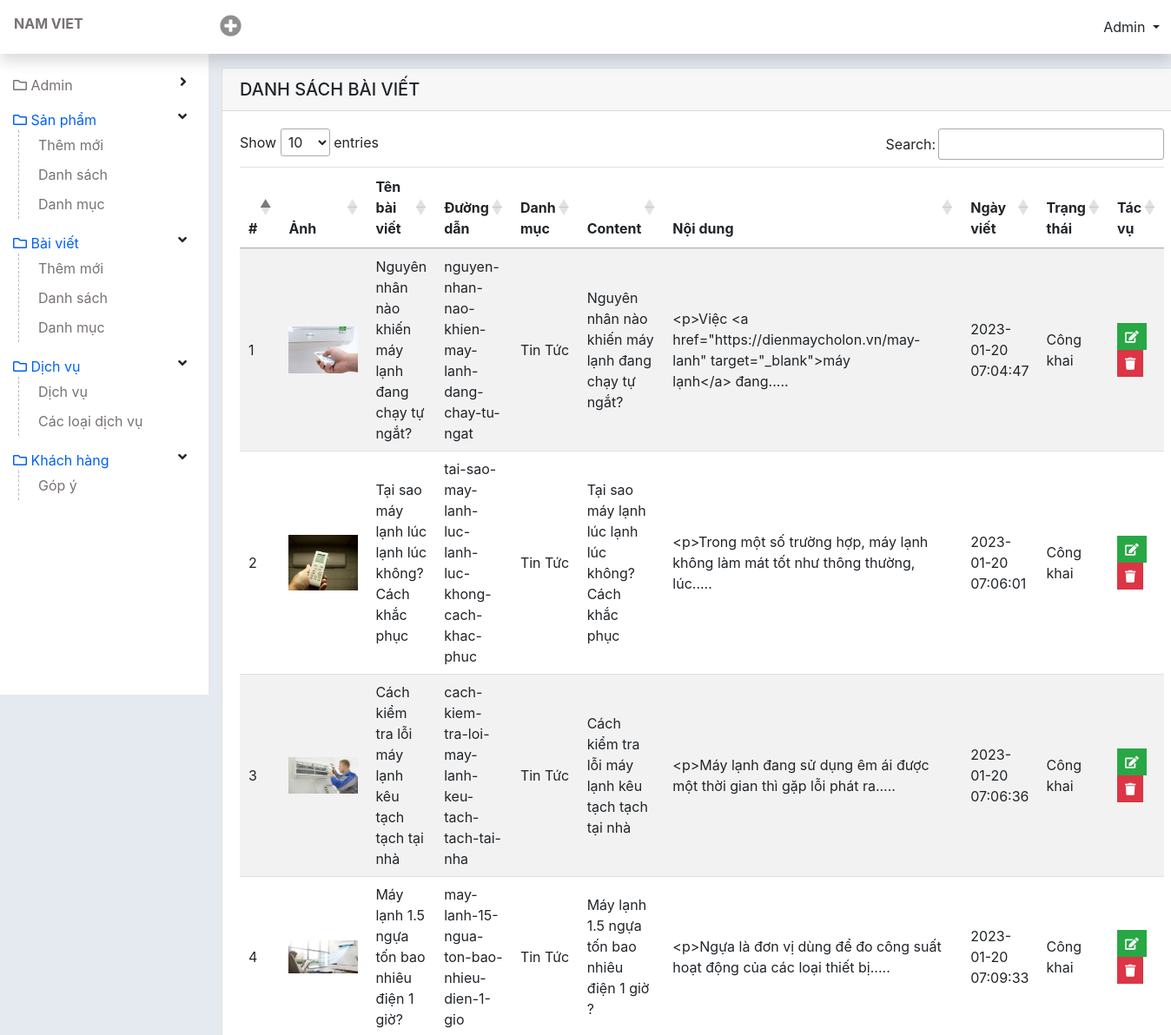
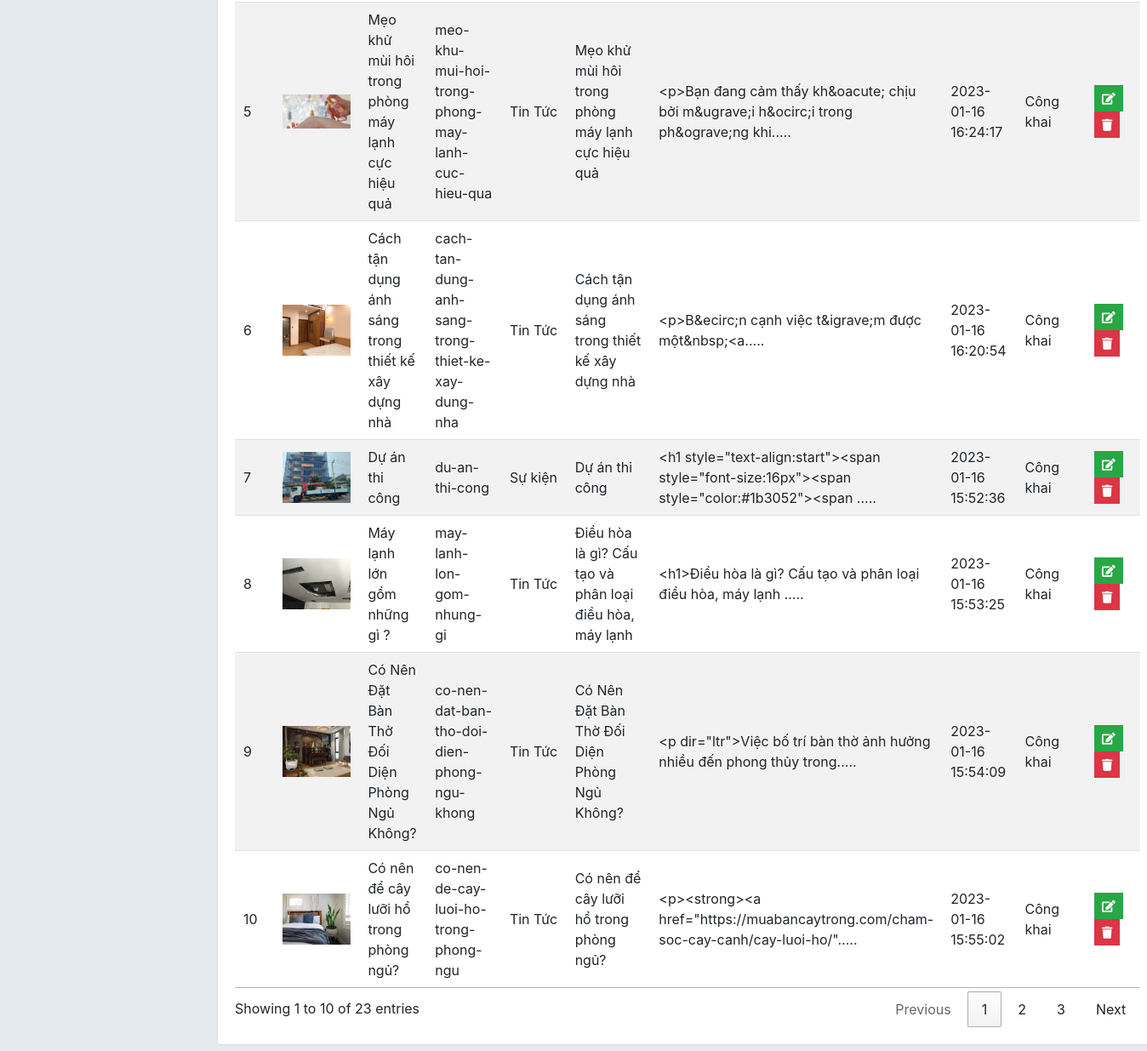
/admin/list-post.php (signed in), run on an earlier commit of the app's database (2 pictures, top to bottom).
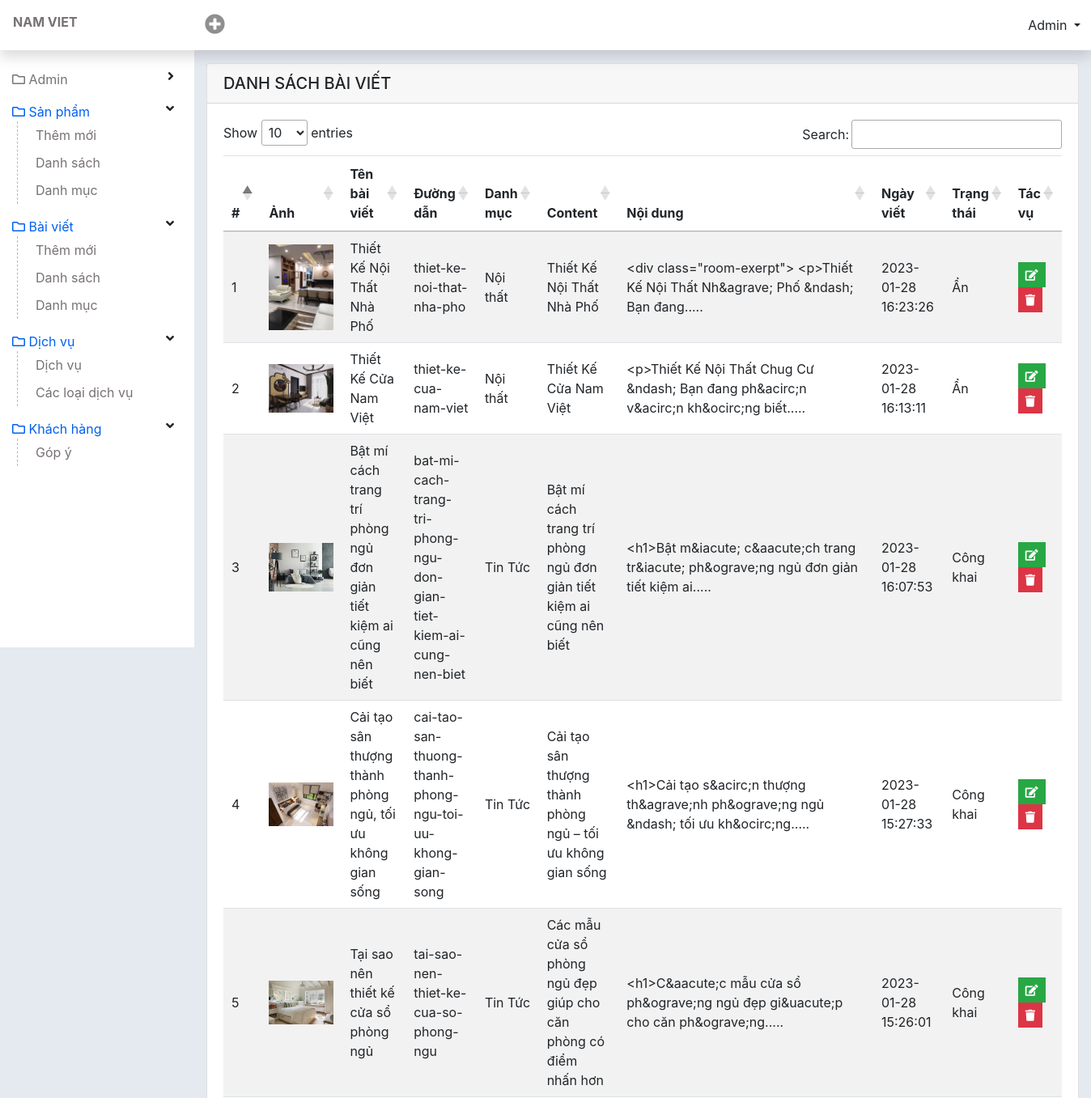
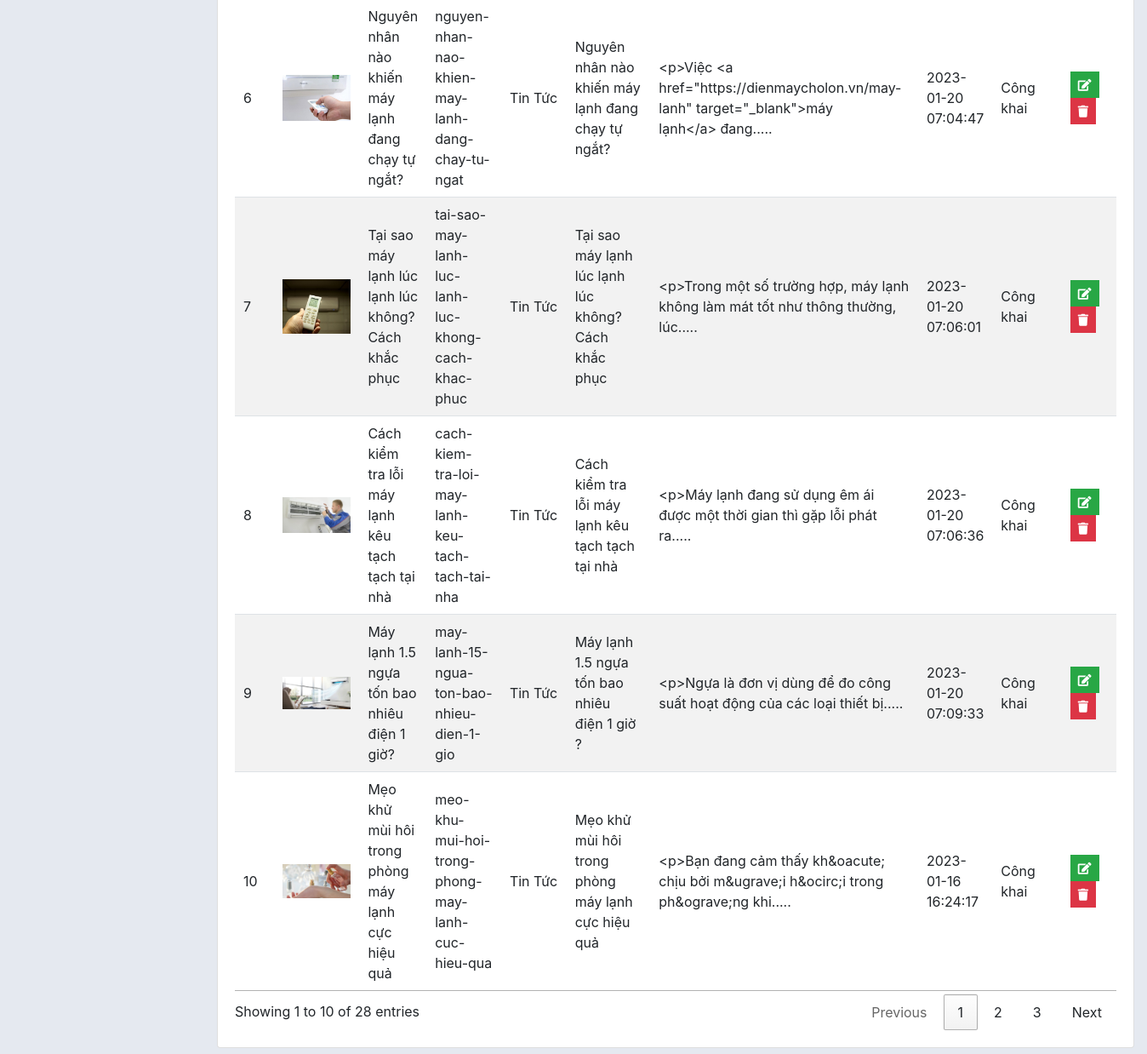
And on a later commit of the database (2 pictures, top to bottom).
### tables this page shows
CREATE TABLE `tbl_post` (
  `id` int(11) NOT NULL,
  `name` varchar(255) NOT NULL,
  `slug` varchar(255) NOT NULL,
  `cat` int(11) NOT NULL,
  `tomtat` text NOT NULL,
  `content` text NOT NULL,
  `noidung` text NOT NULL,
  `times` timestamp NOT NULL DEFAULT current_timestamp() ON UPDATE current_timestamp(),
  `img` varchar(200) NOT NULL,
  `status` int(11) NOT NULL DEFAULT 1
);

CREATE TABLE `tbl_cat_post` (
  `id` int(20) NOT NULL,
  `name` varchar(255) NOT NULL,
  `slug` varchar(255) NOT NULL,
  `position` int(11) DEFAULT NULL
);

### lib/database.php (called while the page is built, shortened)
<?php
class Database{
  public $host   = DB_HOST;
  public $user   = DB_USER;
  public $pass   = DB_PASS;
  public $dbname = DB_NAME;
  public $link;
private function connectDB(){
  $this -> link = new mysqli($this->host, $this->user, $this->pass, $this->dbname);
    mysqli_set_charset($this->link, 'UTF8');
}
public function select($query){
  $result = $this->link->query($query) or
  die($this->link->error.__LINE__);
  if($result->num_rows > 0){
    return $result;
  } else {
    return false;
  }
}
}
?>

### classes/post.php (called while the page is built, shortened)
<?php
    $filepath = realpath(dirname(__FILE__));
    include_once ($filepath. '/../lib/database.php');
    include_once ($filepath. '/../helpers/format.php');
?>
<?php
    class post {
        private $db;
        public function __construct() {
            $this->db = new Database();
        }
        public function show_post(){
            $query = "SELECT * FROM tbl_post ORDER BY id DESC";
            $result = $this->db->select($query);
            return $result;
        }
    }
?>

### classes/category.php (called while the page is built, shortened)
<?php
    $filepath = realpath(dirname(__FILE__));
    include_once ($filepath. '/../lib/database.php');
    include_once ($filepath. '/../helpers/format.php');
?>
<?php
    class category {
        private $db;
        public function __construct() {
            $this->db = new Database();
        }
        public function post_get_name_by_cat($cat_id) {
            $query =
            "SELECT tbl_post.*,tbl_cat_post.name, tbl_cat_post.id
            FROM tbl_post,tbl_cat_post
            WHERE tbl_post.cat = tbl_cat_post.id
            AND tbl_post.cat = '$cat_id' ";
            $result = $this->db->select($query);
            return $result;
        }
    }
?>

### helpers/format.php (called while the page is built, shortened)
<?php
class Format{
public function textShorten($text, $limit = 400){
   $text = $text. " ";
   $text = substr($text, 0, $limit);
   $text = substr($text, 0, strrpos($text, ' '));
   $text = $text.".....";
   return $text;
}
}
?>

### admin/list-post.php (the view, shortened to what this page needs)
<?php include 'inc/header.php';?>
<?php include '../classes/category.php';?>
<?php include '../classes/post.php';?>
<?php include_once '../helpers/format.php';?>
<?php
  $fm = new Format();
	$cat = new category();
  $ps = new post();
  $pslist = $ps -> show_post();
?>
<div id="wp-content">
  <div id="content" class="container-fluid">
    <div class="card">
      <div class="card-header font-weight-bold d-flex justify-content-between align-items-center">
        <h5 class="m-0 ">Danh sách bài viết</h5>
      </div>
      <div class="card-body">
        <table class="table table-striped table-checkall" id="table-admin">
          <thead>
            <tr>
              <th scope="col">#</th>
              <th scope="col">Ảnh</th>
              <th scope="col">Tên bài viết</th>
              <th scope="col">Đường dẫn</th>
              <th scope="col">Danh mục</th>
              <th scope="col">Content</th>
              <th scope="col">Nội dung</th>
              <th scope="col">Ngày viết</th>
              <th scope="col">Trạng thái</th>
              <th scope="col">Tác vụ</th>
            </tr>
          </thead>
          <tbody>
            <?php
                if($pslist) {
                  $i=0;
                  while($resule = $pslist -> fetch_assoc()){
                    $i++;
              ?>
            <tr class="">
              <td><?php echo $i ?></td>
              <td><img src="../public/images/<?php echo $resule['img'] ?>" alt="" width="80"></td>
              <td><?php echo $resule['name'] ?></td>
              <td><?php echo $resule['slug'] ?></td>
              <td><?php
                $cat_id = $resule['cat'];
                $namebycat = $cat -> post_get_name_by_cat($cat_id);
                if($namebycat) {
                $result_name = $namebycat -> fetch_assoc();
                echo $result_name['name'];
              }
              ?></td>
              <td><?php echo $resule['content'] ?></td>
              <td><?php
            $htmlspecialchars = $fm -> textShorten($resule['noidung'],100);
            echo htmlspecialchars($htmlspecialchars) ?></td>
              <td><?php echo $resule['times'] ?></td>
              <td><?php
                $status = $resule['status'];
                if($status == 0){
                  echo "Ẩn";
                }else{
                  echo "Công khai";
                } ?></td>
              <td>
                <a href="edit-post.php?postid=<?php echo $resule['id'] ?>"
                  class="btn btn-success btn-sm rounded-0 text-white" type="button" data-toggle="tooltip"
                  data-placement="top" title="Edit"><i class="fa fa-edit"></i></a>
                <a href="?postid=<?php echo $resule['id'] ?>" onclick="return confirm('Bạn có muốn xoá không?')"
                  class="btn btn-danger btn-sm rounded-0 text-white" type="button" data-toggle="tooltip"
                  data-placement="top" title="Delete"><i class="fa fa-trash"></i></a>
              </td>
            </tr>
            <?php } } ?>
          </tbody>
        </table>
      </div>
    </div>
  </div>
</div>
<?php include 'inc/footer.php';?>

What changed in the data, as far as the page shows it:
no longer on this page (row unchanged): tbl_post: img (picture), name "Cách tận dụng ánh sáng trong thiết kế xây dựng nhà", slug "cach-tan-dung-anh-sang-trong-thiet-ke-xay-dung-nha", tbl_cat_post.name "Tin Tức", content "Cách tận dụng ánh sáng trong thiết kế xây dựng nhà", noidung "<p>B&ecirc;n cạnh việc t&igrave;m được một&nbsp;<a.....", times "2023-01-16 16:20:54", status "Công khai"
no longer on this page (row unchanged): tbl_post: img (picture), name "Dự án thi công", slug "du-an-thi-cong", tbl_cat_post.name "Sự kiện", content "Dự án thi công", noidung "<h1 style=\"text-align:start\"><span style=\"font-size:16px\"><span style=\"color:#1b3052\"><span .....", times "2023-01-16 15:52:36", status "Công khai"
no longer on this page (row unchanged): tbl_post: img (picture), name "Máy lạnh lớn gồm những gì ?", slug "may-lanh-lon-gom-nhung-gi", tbl_cat_post.name "Tin Tức", content "Điều hòa là gì? Cấu tạo và phân loại điều hòa, máy lạnh", noidung "<h1>Điều hòa là gì? Cấu tạo và phân loại điều hòa, máy lạnh .....", times "2023-01-16 15:53:25", status "Công khai"
no longer on this page (row unchanged): tbl_post: img (picture), name "Có Nên Đặt Bàn Thờ Đối Diện Phòng Ngủ Không?", slug "co-nen-dat-ban-tho-doi-dien-phong-ngu-khong", tbl_cat_post.name "Tin Tức", content "Có Nên Đặt Bàn Thờ Đối Diện Phòng Ngủ Không?", noidung "<p dir=\"ltr\">Việc bố trí bàn thờ ảnh hưởng nhiều đến phong thủy trong.....", times "2023-01-16 15:54:09", status "Công khai"
no longer on this page (row unchanged): tbl_post: img (picture), name "Có nên để cây lưỡi hổ trong phòng ngủ?", slug "co-nen-de-cay-luoi-ho-trong-phong-ngu", tbl_cat_post.name "Tin Tức", content "Có nên để cây lưỡi hổ trong phòng ngủ?", noidung "<p><strong><a href=\"https://muabancaytrong.com/cham-soc-cay-canh/cay-luoi-ho/\".....", times "2023-01-16 15:55:02", status "Công khai"
added tbl_post: img (picture), name "Thiết Kế Nội Thất Nhà Phố", slug "thiet-ke-noi-that-nha-pho", tbl_cat_post.name "Nội thất", content "Thiết Kế Nội Thất Nhà Phố", noidung "<div class=\"room-exerpt\"> <p>Thiết Kế Nội Thất Nh&agrave; Phố &ndash; Bạn đang.....", times "2023-01-28 16:23:26", status "Ẩn"
added tbl_post: img (picture), name "Thiết Kế Cửa Nam Việt", slug "thiet-ke-cua-nam-viet", tbl_cat_post.name "Nội thất", content "Thiết Kế Cửa Nam Việt", noidung "<p>Thiết Kế Nội Thất Chug Cư &ndash; Bạn đang ph&acirc;n v&acirc;n kh&ocirc;ng biết.....", times "2023-01-28 16:13:11", status "Ẩn"
added tbl_post: img (picture), name "Bật mí cách trang trí phòng ngủ đơn giản tiết kiệm ai cũng nên biết", slug "bat-mi-cach-trang-tri-phong-ngu-don-gian-tiet-kiem-ai-cung-nen-biet", tbl_cat_post.name "Tin Tức", content "Bật mí cách trang trí phòng ngủ đơn giản tiết kiệm ai cũng nên biết", noidung "<h1>Bật m&iacute; c&aacute;ch trang tr&iacute; ph&ograve;ng ngủ đơn giản tiết kiệm ai.....", times "2023-01-28 16:07:53", status "Công khai"
added tbl_post: img (picture), name "Cải tạo sân thượng thành phòng ngủ, tối ưu không gian sống", slug "cai-tao-san-thuong-thanh-phong-ngu-toi-uu-khong-gian-song", tbl_cat_post.name "Tin Tức", content "Cải tạo sân thượng thành phòng ngủ – tối ưu không gian sống", noidung "<h1>Cải tạo s&acirc;n thượng th&agrave;nh ph&ograve;ng ngủ &ndash; tối ưu kh&ocirc;ng.....", times "2023-01-28 15:27:33", status "Công khai"
added tbl_post: img (picture), name "Tại sao nên thiết kế cửa sổ phòng ngủ", slug "tai-sao-nen-thiet-ke-cua-so-phong-ngu", tbl_cat_post.name "Tin Tức", content "Các mẫu cửa sổ phòng ngủ đẹp giúp cho căn phòng có điểm nhấn hơn", noidung "<h1>C&aacute;c mẫu cửa sổ ph&ograve;ng ngủ đẹp gi&uacute;p cho căn ph&ograve;ng.....", times "2023-01-28 15:26:01", status "Công khai"
Also different on the page:
text written by a page script: "Show entries Search: Showing 1 to 10 of 23 entries Previous 1 2 3 Next" → "Show entries Search: Showing 1 to 10 of 28 entries Previous 1 2 3 Next"
